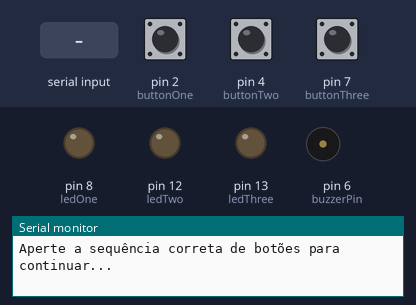
The sketch below on a simulated Arduino Uno, built with avr-gcc and run on an emulated ATmega328P. On the bench: output pins drawn as LEDs (lit = HIGH), buzzer (waves = sounding, pin HIGH), the last lines printed to the serial monitor. The test bench sets the inputs (shaded band); at power-on: pin 2 (buttonOne) LOW, pin 4 (buttonTwo) LOW, pin 7 (buttonThree) LOW.

Above: at 1.2 s.
1.3 s: pin 2 (buttonOne) pulled HIGH for 0.15 s
At 1.9 s:
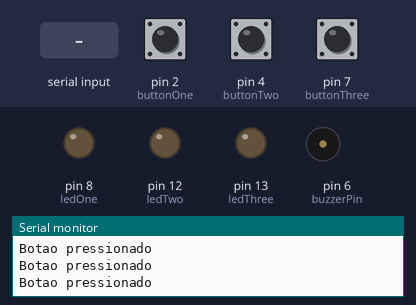
2.9 s: pin 4 (buttonTwo) pulled HIGH for 0.15 s
At 4.2 s:
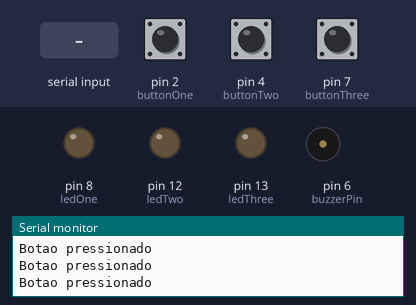
4.5 s: pin 7 (buttonThree) pulled HIGH for 0.15 s
At 5.5 s:
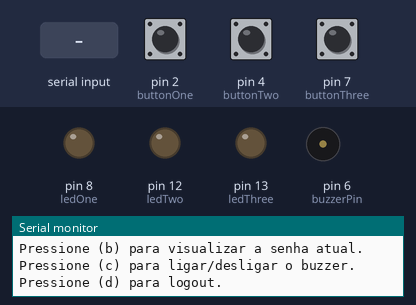
6.1 s: "c" received over Serial
At 6.7 s:
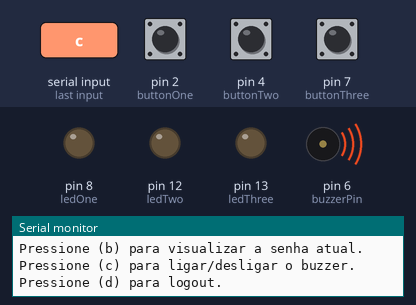
7.6 s: "a" received over Serial
9.1 s: pin 2 (buttonOne) pulled HIGH for 1 s
At 10.5 s:
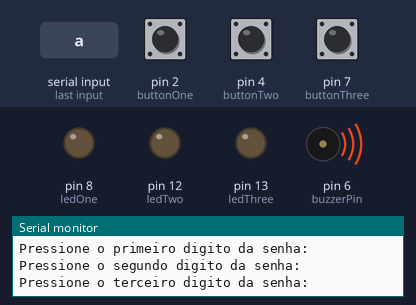
Timing chart, 0 to 12.1 s (numbered marks = the images above; inputs shaded):
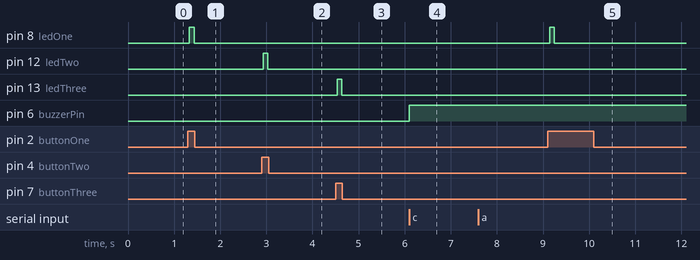

Measured:
- after the input at 1.3 s, pin 8 (ledOne): LOW → HIGH at once, → LOW 0.10 s later
- after the input at 2.9 s, pin 12 (ledTwo): LOW → HIGH at once, → LOW 0.10 s later
- after the input at 4.5 s, pin 13 (ledThree): LOW → HIGH at once, → LOW 0.10 s later
- after the input at 6.1 s, pin 6 (buzzerPin): LOW → HIGH at once
- after the input at 9.1 s, pin 8 (ledOne): LOW → HIGH at once, → LOW 0.10 s later

The sketch:

Atividade1.ino
```cpp
const int buttonOne = 2;
const int buttonTwo = 4;
const int buttonThree = 7;
const int ledOne = 8;
const int ledTwo = 12;
const int ledThree = 13;
const int buzzerPin = 6;

int buttonOneState;
int buttonTwoState;
int buttonThreeState;
int buzzerState;
int lastButtonOneState = LOW;
int lastButtonTwoState = LOW;
int lastButtonThreeState = LOW;
int lastBuzzerState = LOW;

int password[3] = {1, 2, 3};
int userInputs[3] = {0, 0, 0};
int inputIndex = 0;
int inputCount = 0;

unsigned long debounceDelay = 10;
unsigned long lastDebounceTime = 0;
unsigned long currentTime = 0;
unsigned long wrongTime = 0;

void setup() {
  pinMode(buttonOne, INPUT);
  pinMode(buttonTwo, INPUT);
  pinMode(buttonThree, INPUT);
  pinMode(ledOne, OUTPUT);
  pinMode(ledTwo, OUTPUT);
  pinMode(ledThree, OUTPUT);
  pinMode(buzzerPin, OUTPUT);

  Serial.begin(9600);
}

void loop() {
  Serial.println("\nAperte a sequência correta de botões para continuar...");

  inputIndex = 0;
  inputCount = 0;

  while (inputCount < 3) {
    readPassword();
  }

  if (!verifyPassword()) {
    Serial.println("Senha incorreta!");
    wrongTry();
  }
  else {
    Serial.println("Senha correta, bem-vindo!");
    mainMenu();
  }

}

void blinkLed(const int led) {
  digitalWrite(led, HIGH);
  currentTime = millis();

  while (millis() - currentTime <= 100) {
  }

  digitalWrite(led, LOW);
}

bool verifyPassword() {
    for (int i = 0; i < 3; i++) {
      if (userInputs[i] != password[i]) {
        return false;
      }
    }

    return true;
}

void readPassword() {
  int _btnOneStt = digitalRead(buttonOne);
  int _btnTwoStt = digitalRead(buttonTwo);
  int _btnThreeStt = digitalRead(buttonThree);

  if ((_btnOneStt != lastButtonOneState) | (_btnTwoStt != lastButtonTwoState) | (_btnThreeStt != lastButtonThreeState)) {
    lastDebounceTime = millis();
    Serial.println("Botao pressionado");
  }

  if (millis() - lastDebounceTime > debounceDelay) {
    if (_btnOneStt == HIGH && lastButtonOneState == LOW) {
      userInputs[inputIndex] = 1;
      inputIndex++;
      inputCount++;
      Serial.println("Botão 1 apertado.");
      blinkLed(ledOne);
    }
    else if (_btnTwoStt == HIGH && lastButtonTwoState == LOW) {
      userInputs[inputIndex] = 2;
      inputIndex++;
      inputCount++;
      Serial.println("Botão 2 apertado.");
      blinkLed(ledTwo);
    }
    else if (_btnThreeStt == HIGH && lastButtonThreeState == LOW) {
      userInputs[inputIndex] = 3;
      inputIndex++;
      inputCount++;
      Serial.println("Botão 3 apertado.");
      blinkLed(ledThree);
    }

    lastButtonOneState = _btnOneStt;
    lastButtonTwoState = _btnTwoStt;
    lastButtonThreeState = _btnThreeStt;
  }
}

void mainMenu() {
  mainMenuOptions();

  while(true) {
    if (Serial.available() > 0) {
      char currentOption = Serial.read();

      switch(currentOption) {
        case 'a':
          changePassword();
          mainMenuOptions();
          break;
        case 'b':
          showPassword();
          mainMenuOptions();
          break;
        case 'c':
          buzzer();
          mainMenuOptions();
          break;
        case 'd':
          return;
          break;
        default:
          break;
      }
    }
  }
}

void mainMenuOptions() {
  Serial.println("Pressione (a) para alterar a senha.");
  Serial.println("Pressione (b) para visualizar a senha atual.");
  Serial.println("Pressione (c) para ligar/desligar o buzzer.");
  Serial.println("Pressione (d) para logout.");
}

void changePassword() {
  inputIndex = 0;
  inputCount = 0;

  while (inputIndex < 3) {
    Serial.println("Pressione o primeiro digito da senha:");
    readPassword();
    Serial.println("Pressione o segundo digito da senha:");
    readPassword();
    Serial.println("Pressione o terceiro digito da senha:");
    readPassword();
  }

  for (int i = 0; i < 3; i++) {
    password[i] = userInputs[i];
  }
}

void showPassword() {
  Serial.print("Senha atual: botão ");
  Serial.print(password[0]);
  Serial.print(", botão ");
  Serial.print(password[1]);
  Serial.print(", botão ");
  Serial.print(password[2]);
  Serial.print(".\n");
}

void buzzer() {
  if (buzzerState == LOW) {
    Serial.println("Buzzer ligado!");
    buzzerState = HIGH;
    digitalWrite(buzzerPin, buzzerState);
  }
  else {
    Serial.println("Buzzer desligado!");
    buzzerState = LOW;
    digitalWrite(buzzerPin, buzzerState);
  }
}

void wrongTry() {
  wrongTime = millis();

  while (millis() - wrongTime < 2000) {
    blinkLed(ledOne);
    blinkLed(ledTwo);
    blinkLed(ledThree);
    digitalWrite(buzzerPin, HIGH);
  }

  digitalWrite(buzzerPin, LOW);
}
```
